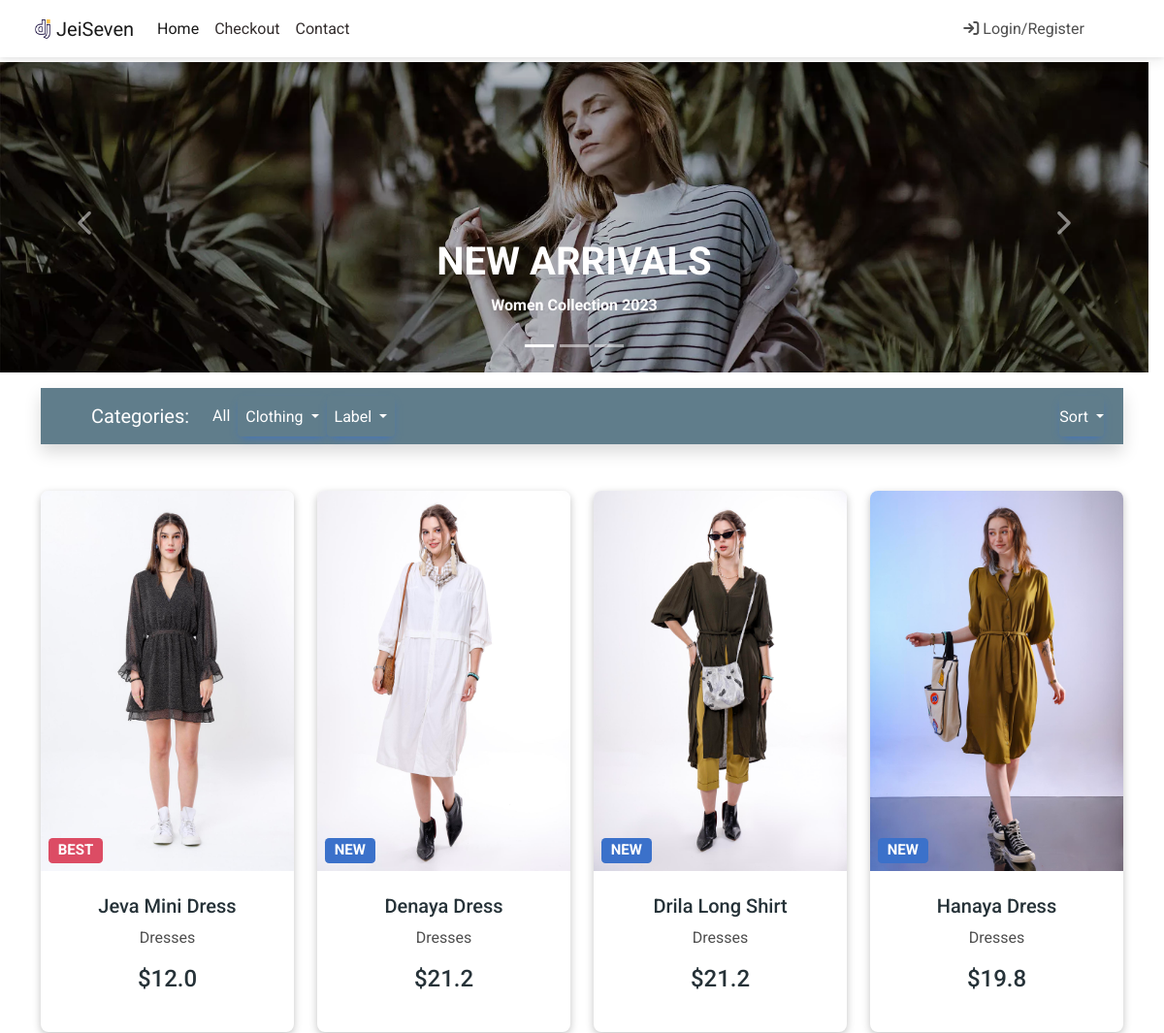
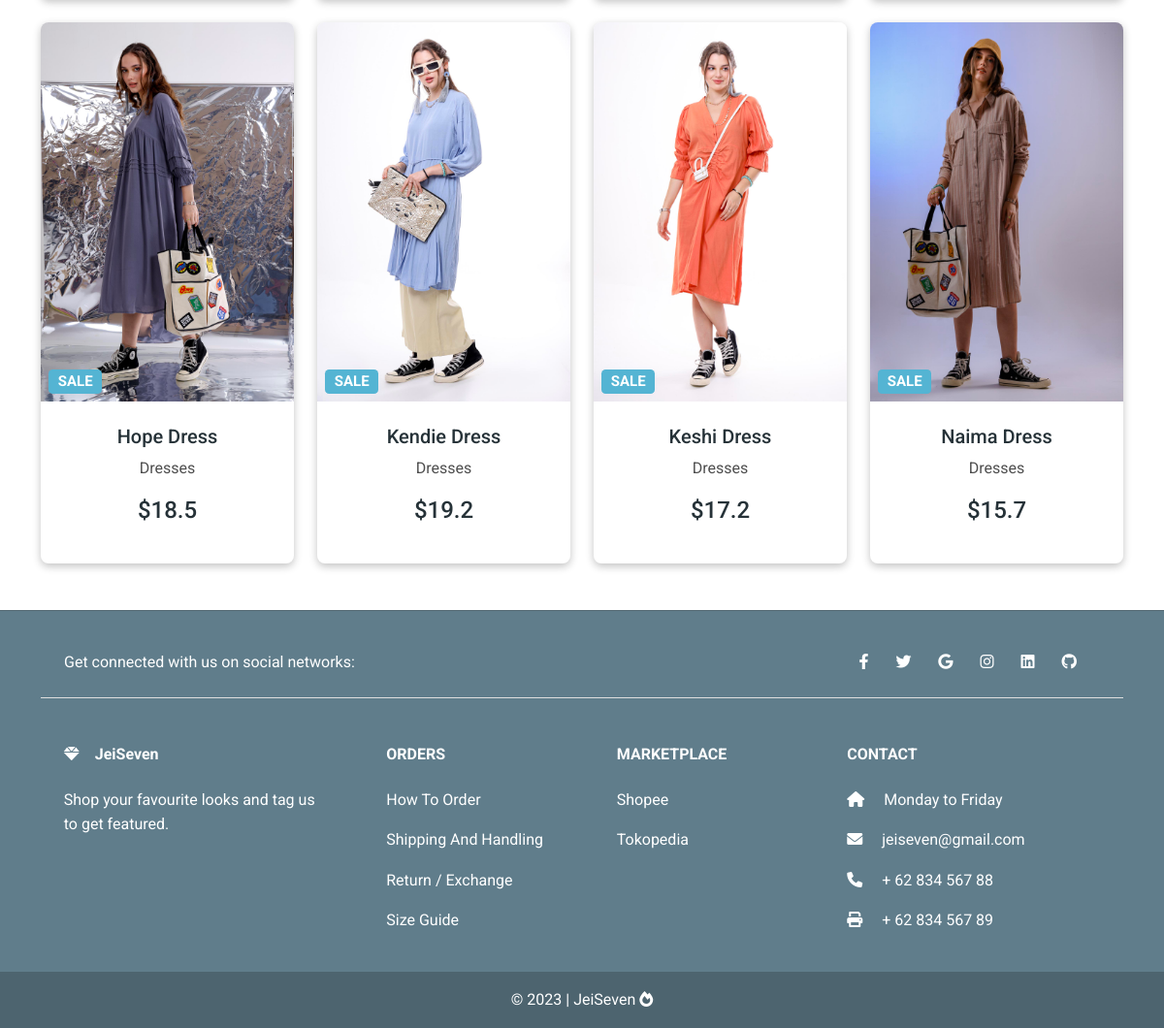
/dresses/, run on the app's committed database (2 pictures, top to bottom).
### toko/models.py (models this page shows, shortened)
class ProdukItem(models.Model):
    nama_produk = models.CharField(max_length=100)
    harga = models.FloatField()
    harga_diskon = models.FloatField(blank=True, null=True)
    slug = models.SlugField(unique=True)
    deskripsi = models.TextField()
    gambar = models.ImageField(upload_to='product_pics')
    label = models.CharField(choices=PILIHAN_LABEL, max_length=4)
    kategori = models.CharField(choices=PILIHAN_KATEGORI, max_length=2)
    def get_absolute_url(self):
        return reverse("toko:produk-detail", kwargs={
            "slug": self.slug
            })

### toko/views.py (the view)
# urls.py: path('dresses/',views.DressListView.as_view(), name='dresses'),
class DressListView(generic.ListView):
    template_name = 'dresses.html'
    queryset = ProdukItem.objects.filter(kategori='D')
    paginate_by = False

### ecomm/templates/dresses.html (shortened to what this page needs)
{% extends 'base.html' %}
{% block content %}
{% include 'carousel.html' %}
<main>
    <div class="container">
        <nav class="navbar navbar-expand-lg navbar-dark mt-3 mb-5 shadow p-2" style="background-color: #607D8B">
            <div class="container-fluid">
                <a class="navbar-brand" href="#">Categories:</a>
                <div class="collapse navbar-collapse" id="navbarSupportedContent2">
                    <ul class="navbar-nav me-auto mb-2 mb-lg-0">
                        <li class="nav-item active">
                            <a class="nav-link text-white" href="{% url 'toko:products' %}">All</a>
                        </li>
                        <li class="nav-item">
                          <div class="dropdown">
                            <button
                              class="btn btn-primary dropdown-toggle nav-link text-white text-capitalize"
                              style="background-color: #607D8B"
                              type="button"
                              id="dropdownMenuButton"
                              data-mdb-toggle="dropdown"
                              aria-expanded="false"
                            >
                              Clothing
                            </button>
                          </div>
                        </li>
                        <li class="nav-item">
                          <div class="dropdown">
                            <button
                              class="btn btn-primary dropdown-toggle nav-link text-white text-capitalize"
                              style="background-color: #607D8B"
                              type="button"
                              id="dropdownMenuButton"
                              data-mdb-toggle="dropdown"
                              aria-expanded="false"
                            >
                              Label
                            </button>
                          </div>
                        </li>
                    </ul>
                    <div class="dropdown">
                      <button
                        class="btn btn-primary dropdown-toggle nav-link text-white text-capitalize"
                        style="background-color: #607d8b"
                        type="button"
                        id="dropdownMenuButton"
                        data-mdb-toggle="dropdown"
                        aria-expanded="false"
                      >
                        Sort
                      </button>
                    </div>
                </div>
            </div>
        </nav>
        <section>
            <div class="text-center">
              <div class="row">
                {% for pItem in object_list %}
                <div class="col-lg-3 col-md-6 mb-4">
                  <div class="card">
                    <div class="bg-image hover-zoom ripple ripple-surface ripple-surface-light"
                      data-mdb-ripple-color="light">
                      <img src="{{ pItem.gambar.url }}"
                        class="w-100" />
                      <a href="{{ pItem.get_absolute_url }}">
                        <div class="mask">
                          <div class="d-flex justify-content-start align-items-end h-100">
                            <h5><span class="badge bg-{{ pItem.get_label_display }} ms-2">{{ pItem.label }}</span></h5>
                          </div>
                        </div>
                      </a>
                    </div>
                    <div class="card-body">
                      <a href="{{ pItem.get_absolute_url }}" class="text-reset">
                        <h5 class="card-title mb-2">{{ pItem.nama_produk }}</h5>
                      </a>
                      <a href="" class="text-reset ">
                        <p>{{ pItem.get_kategori_display }}</p>
                      </a>
                      <h6 class="mb-3 price">${% if pItem.harga_diskon %}{{ pItem.harga_diskon }}{% else %}{{ pItem.harga }}{% endif %}</h6>
                    </div>
                  </div>
                </div>
                {% empty %}
                  <p>Data Produk belum tersedia</p>
                {% endfor %}
              </div>
            </div>
          </section>
    </div>
</main>
{% endblock content %}

### static/css/custom.css (style rules this page uses)
.card { box-shadow: rgba(0, 0, 0, 0.24) 0px 3px 8px; }
.price { color: #263238; font-size: 24px; }
.card-title { color:#263238 }

### data on the page
ProdukItem: gambar (picture), label "BEST", nama_produk "Jeva Mini Dress", kategori "Dresses", harga_diskon "12.0"
ProdukItem: gambar (picture), label "NEW", nama_produk "Denaya Dress", kategori "Dresses", harga "21.2"
ProdukItem: gambar (picture), label "NEW", nama_produk "Drila Long Shirt", kategori "Dresses", harga "21.2"
ProdukItem: gambar (picture), label "NEW", nama_produk "Hanaya Dress", kategori "Dresses", harga "19.8"
ProdukItem: gambar (picture), label "SALE", nama_produk "Hope Dress", kategori "Dresses", harga "18.5"
ProdukItem: gambar (picture), label "SALE", nama_produk "Kendie Dress", kategori "Dresses", harga "19.2"
ProdukItem: gambar (picture), label "SALE", nama_produk "Keshi Dress", kategori "Dresses", harga "17.2"
ProdukItem: gambar (picture), label "SALE", nama_produk "Naima Dress", kategori "Dresses", harga_diskon "15.7"
